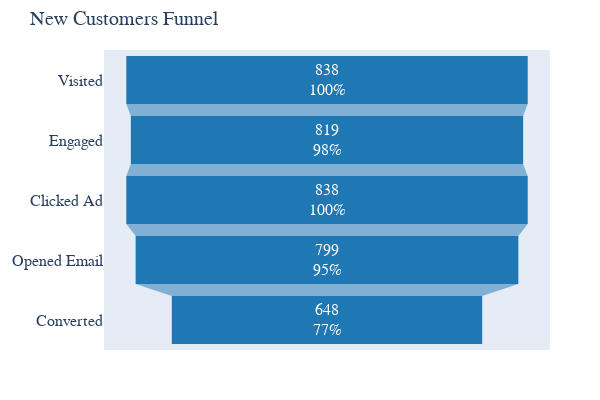

The notebook cell saved with this chart:
### Code cell
# Sometimes the SQL returns columns in lowercase or underscores, so map manually:
stages = ['Visited', 'Engaged', 'Clicked Ad', 'Opened Email', 'Converted']
counts = [
    df3['visited'][0],
    df3['engaged_visitors'][0],
    df3['clicked_ad'][0],
    df3['opened_email'][0],
    df3['converted'][0]
]

fig = go.Figure(go.Funnel(y=stages, x=counts, textinfo="value+percent initial", marker=dict(color="#1f77b4"),
    textfont={"size": 16}  # Font size of text inside bars
))

fig.update_layout(title="New Customers Funnel", width=600, height=400, font=dict(size=16, family="Arial"),
    margin=dict(t=80, l=50, r=50, b=50))

fig.update_layout(title_font_size=20, xaxis_title_font_size=16, yaxis_title_font_size=16,
    margin=dict(t=50, b=50, l=50, r=50))

pio.show(fig, filename='New_Customers_Funnel.html')

### Figure 1 — Plotly figure (JSON) as saved in the notebook; plotly's stock layout.template omitted (floating-point values rounded to 4 significant figures)
{"data": [{"marker": {"color": "#1f77b4"}, "textfont": {"size": 16}, "textinfo": "value+percent initial", "type": "funnel", "x": [838, 819, 838, 799, 648], "y": ["Visited", "Engaged", "Clicked Ad", "Opened Email", "Converted"]}], "layout": {"font": {"family": "Arial", "size": 16}, "height": 400, "margin": {"b": 50, "l": 50, "r": 50, "t": 50}, "title": {"font": {"size": 20}, "text": "New Customers Funnel"}, "width": 600, "xaxis": {"autorange": true, "range": [-465.6, 465.6], "title": {"font": {"size": 16}}, "type": "linear"}, "yaxis": {"autorange": true, "range": [4.5, -0.5], "title": {"font": {"size": 16}}, "type": "category"}}}
